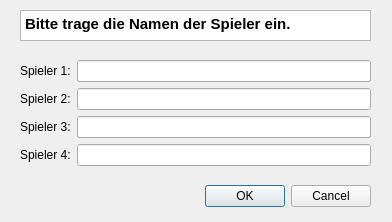
<?xml version="1.0" encoding="UTF-8"?>
<ui version="4.0">
 <class>VierSpielerDialog</class>
 <widget class="QDialog" name="VierSpielerDialog">
  <property name="geometry">
   <rect>
    <x>0</x>
    <y>0</y>
    <width>392</width>
    <height>222</height>
   </rect>
  </property>
  <property name="windowTitle">
   <string>Dialog</string>
  </property>
  <widget class="QDialogButtonBox" name="buttonBox">
   <property name="geometry">
    <rect>
     <x>30</x>
     <y>180</y>
     <width>341</width>
     <height>32</height>
    </rect>
   </property>
   <property name="orientation">
    <enum>Qt::Horizontal</enum>
   </property>
   <property name="standardButtons">
    <set>QDialogButtonBox::Cancel|QDialogButtonBox::Ok</set>
   </property>
  </widget>
  <widget class="QTextBrowser" name="textBrowser">
   <property name="geometry">
    <rect>
     <x>20</x>
     <y>10</y>
     <width>351</width>
     <height>31</height>
    </rect>
   </property>
   <property name="html">
    <string>&lt;!DOCTYPE HTML PUBLIC &quot;-//W3C//DTD HTML 4.0//EN&quot; &quot;http://www.w3.org/TR/REC-html40/strict.dtd&quot;&gt;
&lt;html&gt;&lt;head&gt;&lt;meta name=&quot;qrichtext&quot; content=&quot;1&quot; /&gt;&lt;style type=&quot;text/css&quot;&gt;
p, li { white-space: pre-wrap; }
&lt;/style&gt;&lt;/head&gt;&lt;body style=&quot; font-family:'MS Shell Dlg 2'; font-size:8pt; font-weight:400; font-style:normal;&quot;&gt;
&lt;p style=&quot; margin-top:0px; margin-bottom:0px; margin-left:0px; margin-right:0px; -qt-block-indent:0; text-indent:0px;&quot;&gt;&lt;span style=&quot; font-size:11pt; font-weight:600;&quot;&gt;Bitte trage die Namen der Spieler ein.&lt;/span&gt;&lt;/p&gt;&lt;/body&gt;&lt;/html&gt;</string>
   </property>
  </widget>
  <widget class="QWidget" name="layoutWidget">
   <property name="geometry">
    <rect>
     <x>20</x>
     <y>60</y>
     <width>351</width>
     <height>108</height>
    </rect>
   </property>
   <layout class="QGridLayout" name="gridLayout">
    <item row="0" column="0">
     <widget class="QLabel" name="label">
      <property name="text">
       <string>Spieler 1:</string>
      </property>
     </widget>
    </item>
    <item row="0" column="1">
     <widget class="QLineEdit" name="spielerName41"/>
    </item>
    <item row="1" column="0">
     <widget class="QLabel" name="label_2">
      <property name="text">
       <string>Spieler 2:</string>
      </property>
     </widget>
    </item>
    <item row="1" column="1">
     <widget class="QLineEdit" name="spielerName42"/>
    </item>
    <item row="2" column="0">
     <widget class="QLabel" name="label_3">
      <property name="text">
       <string>Spieler 3:</string>
      </property>
     </widget>
    </item>
    <item row="2" column="1">
     <widget class="QLineEdit" name="spielerName43"/>
    </item>
    <item row="3" column="0">
     <widget class="QLabel" name="label_4">
      <property name="text">
       <string>Spieler 4:</string>
      </property>
     </widget>
    </item>
    <item row="3" column="1">
     <widget class="QLineEdit" name="spielerName44"/>
    </item>
   </layout>
  </widget>
 </widget>
 <resources/>
 <connections>
  <connection>
   <sender>buttonBox</sender>
   <signal>accepted()</signal>
   <receiver>VierSpielerDialog</receiver>
   <slot>accept()</slot>
   <hints>
    <hint type="sourcelabel">
     <x>248</x>
     <y>254</y>
    </hint>
    <hint type="destinationlabel">
     <x>157</x>
     <y>274</y>
    </hint>
   </hints>
  </connection>
  <connection>
   <sender>buttonBox</sender>
   <signal>rejected()</signal>
   <receiver>VierSpielerDialog</receiver>
   <slot>reject()</slot>
   <hints>
    <hint type="sourcelabel">
     <x>316</x>
     <y>260</y>
    </hint>
    <hint type="destinationlabel">
     <x>286</x>
     <y>274</y>
    </hint>
   </hints>
  </connection>
 </connections>
</ui>
